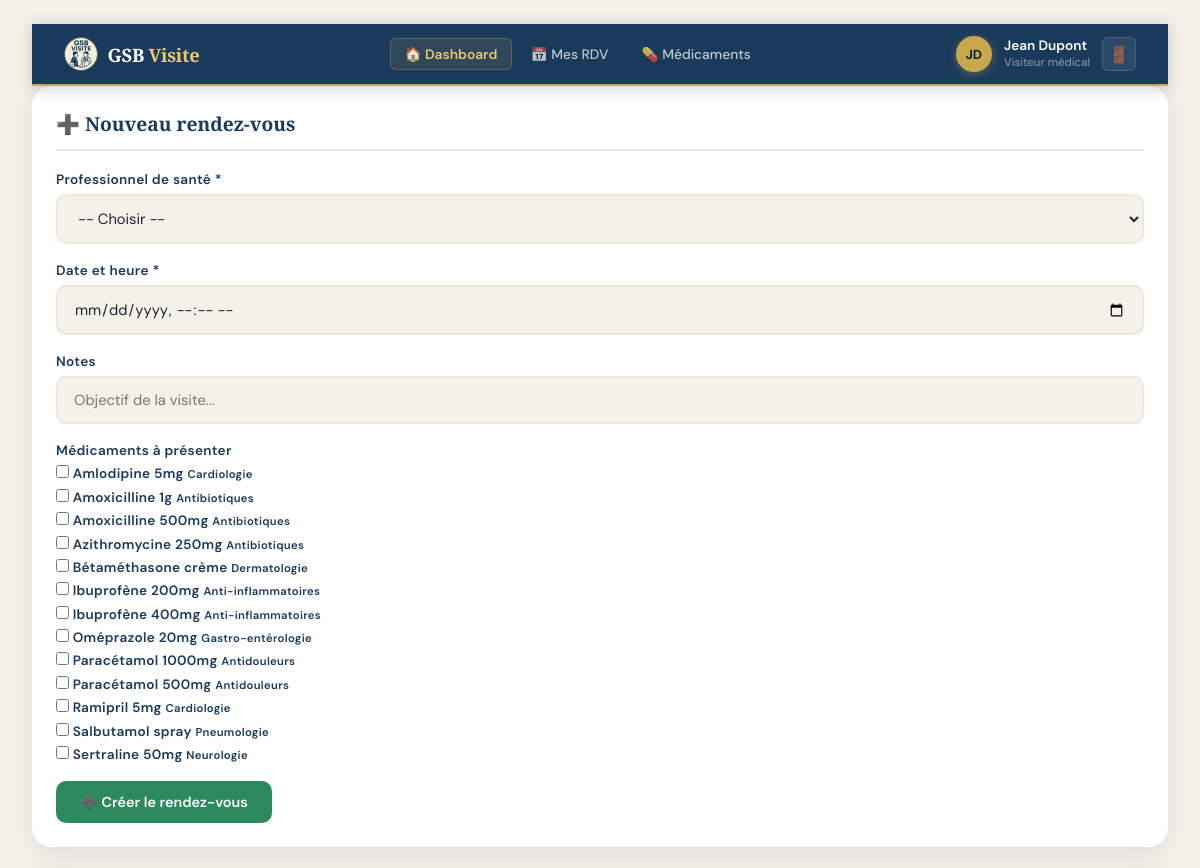
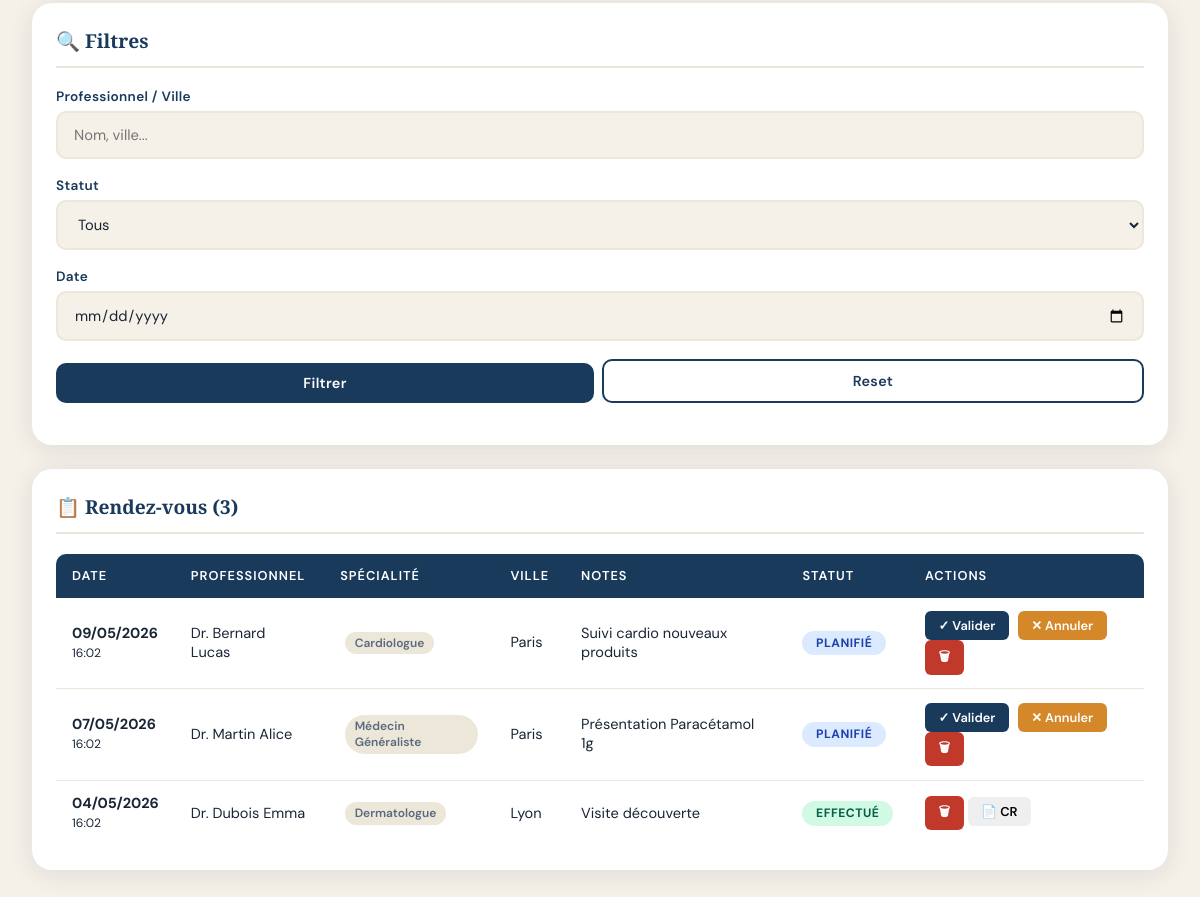
The page /rendez_vous.php (signed in) on the database its author committed (2 pictures, top to bottom).
### tables this page shows
CREATE TABLE utilisateurs (
    id             INT AUTO_INCREMENT PRIMARY KEY,
    nom            VARCHAR(50)  NOT NULL,
    prenom         VARCHAR(50)  NOT NULL,
    email          VARCHAR(100) NOT NULL UNIQUE,
    mot_de_passe   VARCHAR(255) NOT NULL,
    role           ENUM('visiteur','delegue','chef') DEFAULT 'visiteur',
    region_id      INT NULL,
    responsable_id INT NULL,
    actif          TINYINT(1) DEFAULT 1,
    cree_le        TIMESTAMP DEFAULT CURRENT_TIMESTAMP,
    FOREIGN KEY (region_id)      REFERENCES regions(id)      ON DELETE SET NULL,
    FOREIGN KEY (responsable_id) REFERENCES utilisateurs(id) ON DELETE SET NULL
);

CREATE TABLE medicaments (
    id          INT AUTO_INCREMENT PRIMARY KEY,
    code        VARCHAR(10)  NOT NULL UNIQUE,
    designation VARCHAR(255) NOT NULL,
    famille_id  INT NULL,
    prix        DECIMAL(10,2) NOT NULL,
    description TEXT,
    cree_le     TIMESTAMP DEFAULT CURRENT_TIMESTAMP,
    FOREIGN KEY (famille_id) REFERENCES familles(id) ON DELETE SET NULL
);

CREATE TABLE familles (
    id      INT AUTO_INCREMENT PRIMARY KEY,
    code    VARCHAR(10)  NOT NULL UNIQUE,
    libelle VARCHAR(100) NOT NULL
);

CREATE TABLE rendez_vous (
    id               INT AUTO_INCREMENT PRIMARY KEY,
    utilisateur_id   INT NOT NULL,
    professionnel_id INT NOT NULL,
    date_rdv         DATETIME NOT NULL,
    statut           ENUM('planifié','effectué','annulé') DEFAULT 'planifié',
    notes            TEXT,
    compte_rendu     TEXT,
    cree_le          TIMESTAMP DEFAULT CURRENT_TIMESTAMP,
    FOREIGN KEY (utilisateur_id)   REFERENCES utilisateurs(id)   ON DELETE CASCADE,
    FOREIGN KEY (professionnel_id) REFERENCES professionnels(id) ON DELETE CASCADE
);

CREATE TABLE professionnels (
    id        INT AUTO_INCREMENT PRIMARY KEY,
    code      VARCHAR(10)  NOT NULL UNIQUE,
    nom       VARCHAR(50)  NOT NULL,
    prenom    VARCHAR(50)  NOT NULL,
    metier    VARCHAR(100) NOT NULL,
    ville     VARCHAR(100) NOT NULL,
    adresse   TEXT,
    telephone VARCHAR(20),
    email     VARCHAR(150),
    region_id INT NULL,
    FOREIGN KEY (region_id) REFERENCES regions(id) ON DELETE SET NULL
);

### public/config.php (called while the page is built, shortened)
<?php
try {
    $pdo = new PDO(
        "mysql:host=" . DB_HOST . ";dbname=" . DB_NAME . ";charset=utf8mb4",
        DB_USER,
        DB_PASS,
        [
            PDO::ATTR_ERRMODE            => PDO::ERRMODE_EXCEPTION,
            PDO::ATTR_DEFAULT_FETCH_MODE => PDO::FETCH_ASSOC,
            PDO::ATTR_EMULATE_PREPARES   => false,
            PDO::MYSQL_ATTR_INIT_COMMAND => "SET NAMES utf8mb4"
        ]
    );
} catch (PDOException $e) {
    die("Erreur de connexion : " . $e->getMessage());
}
function isLoggedIn(): bool {
    return isset($_SESSION['user_id']);
}
function getCurrentUser(): ?array {
    global $pdo;
    $stmt = $pdo->prepare("SELECT u.*, r.nom as region_nom FROM utilisateurs u LEFT JOIN regions r ON u.region_id = r.id WHERE u.id = ?");
    $stmt->execute([$_SESSION['user_id']]);
    return $stmt->fetch() ?: null;
}
?>

### public/rendez_vous.php (the view, shortened to what this page needs)
<?php
require_once __DIR__ . '/config.php';
$uid  = $_SESSION['user_id'];
$role = $_SESSION['user_role'];
$search_prof   = trim($_GET['search_prof'] ?? '');
$filter_date   = $_GET['date'] ?? '';
$where = ['1=1'];
$params = [];
if ($role === 'visiteur') {
    $where[] = 'r.utilisateur_id = ?'; $params[] = $uid;
} elseif ($role === 'delegue') {
    $where[] = 'u.responsable_id = ?'; $params[] = $uid;
}
$sql = "
    SELECT r.*, p.nom as prof_nom, p.prenom as prof_prenom, p.metier, p.ville,
           u.nom as vis_nom, u.prenom as vis_prenom
    FROM rendez_vous r
    JOIN professionnels p ON r.professionnel_id = p.id
    JOIN utilisateurs u ON r.utilisateur_id = u.id
    WHERE " . implode(' AND ', $where) . "
    ORDER BY r.date_rdv DESC
";
$stmt = $pdo->prepare($sql);
$stmt->execute($params);
$rendezVous = $stmt->fetchAll();
$medicaments    = $pdo->query("SELECT m.*, f.libelle as famille FROM medicaments m LEFT JOIN familles f ON m.famille_id=f.id ORDER BY m.designation")->fetchAll();
?>
<!DOCTYPE html>
<html lang="fr">
<head>
    <link rel="stylesheet" href="style.css">
</head>
<body>
<div class="container">
    <?php include __DIR__ . '/header.php'; ?>
    <section class="card" style="padding:1.5rem; margin-bottom:1.5rem;">
        <h2>➕ Nouveau rendez-vous</h2>
        <form method="POST">
            <div class="form-grid-3">
                <div class="input-group">
                    <label>Professionnel de santé *</label>
                    <select name="professionnel_id" required class="form-control">
                        <option value="">-- Choisir --</option>
                    </select>
                </div>
                <div class="input-group">
                    <label>Date et heure *</label>
                    <input type="datetime-local" name="date_rdv" required class="form-control">
                </div>
                <div class="input-group">
                    <label>Notes</label>
                    <input type="text" name="notes" placeholder="Objectif de la visite..." class="form-control">
                </div>
            </div>
            <div class="input-group">
                <label>Médicaments à présenter</label>
                <div class="checkbox-grid">
                    <?php foreach ($medicaments as $med): ?>
                        <label class="checkbox-item">
                            <input type="checkbox" name="medicaments[]" value="<?= $med['id'] ?>">
                            <span><?= htmlspecialchars($med['designation']) ?></span>
                            <small class="famille-tag"><?= htmlspecialchars($med['famille'] ?? '') ?></small>
                        </label>
                    <?php endforeach; ?>
                </div>
            </div>
            <button type="submit" class="btn-add">➕ Créer le rendez-vous</button>
        </form>
    </section>
    <section class="card" style="padding:1.5rem; margin-bottom:1.5rem;">
        <h2>🔍 Filtres</h2>
        <form method="GET" action="index.php">
            <div class="form-grid-4">
                <div class="input-group">
                    <label>Professionnel / Ville</label>
                    <input type="text" name="search_prof" value="<?= htmlspecialchars($search_prof) ?>" placeholder="Nom, ville..." class="form-control">
                </div>
                <div class="input-group">
                    <label>Statut</label>
                    <select name="statut" class="form-control">
                        <option value="">Tous</option>
                    </select>
                </div>
                <div class="input-group">
                    <label>Date</label>
                    <input type="date" name="date" value="<?= htmlspecialchars($filter_date) ?>" class="form-control">
                </div>
                <div class="input-group" style="display:flex; align-items:flex-end; gap:0.5rem;">
                    <button type="submit" class="btn" style="flex:1;">Filtrer</button>
                    <a href="index.php?page=rendez_vous" class="btn btn-outline" style="flex:1; text-align:center;">Reset</a>
                </div>
            </div>
        </form>
    </section>
    <section class="card" style="padding:1.5rem;">
        <h2>📋 Rendez-vous (<?= count($rendezVous) ?>)</h2>
        <?php if (empty($rendezVous)): ?>
            <p style="color:var(--text-muted); text-align:center; padding:2rem;">Aucun rendez-vous trouvé.</p>
        <?php else: ?>
            <table class="table">
                <thead>
                    <tr>
                        <th>Date</th>
                        <th>Professionnel</th>
                        <th>Spécialité</th>
                        <th>Ville</th>
                        <th>Notes</th>
                        <th>Statut</th>
                        <th>Actions</th>
                    </tr>
                </thead>
                <tbody>
                    <?php foreach ($rendezVous as $rdv): ?>
                    <tr>
                        <td><strong><?= date('d/m/Y', strtotime($rdv['date_rdv'])) ?></strong><br><small><?= date('H:i', strtotime($rdv['date_rdv'])) ?></small></td>
                        <td>Dr. <?= htmlspecialchars($rdv['prof_nom'].' '.$rdv['prof_prenom']) ?></td>
                        <td><span class="badge-metier"><?= htmlspecialchars($rdv['metier']) ?></span></td>
                        <td><?= htmlspecialchars($rdv['ville']) ?></td>
                        <td><?= htmlspecialchars($rdv['notes'] ?? '') ?></td>
                        <td><span class="badge badge-<?= $rdv['statut'] ?>"><?= $rdv['statut'] ?></span></td>
                        <td>
                            <?php if ($rdv['statut'] === 'planifié'): ?>
                                <button class="btn-small btn-edit" onclick="openValiderModal(<?= $rdv['id'] ?>)">✓ Valider</button>
                                <form method="POST" style="display:inline;" onsubmit="return confirm('Annuler ce RDV ?')">
                                    <button type="submit" class="btn-small" style="background:#d4882a;color:white;">✕ Annuler</button>
                                </form>
                            <?php endif; ?>
                            <form method="POST" style="display:inline;" onsubmit="return confirm('Supprimer ?')">
                                <button type="submit" class="btn-small btn-danger">🗑</button>
                            </form>
                            <?php if ($rdv['compte_rendu']): ?>
                                <button class="btn-small btn-outline-sm" onclick="alert('<?= htmlspecialchars(addslashes($rdv['compte_rendu'])) ?>')">📄 CR</button>
                            <?php endif; ?>
                        </td>
                    </tr>
                    <?php endforeach; ?>
                </tbody>
            </table>
        <?php endif; ?>
    </section>
</div>
</body>
</html>

### public/header.php (shortened to what this page needs)
<?php
$user = getCurrentUser();
$role = $_SESSION['user_role'] ?? 'visiteur';
$currentPage = $_GET['page'] ?? 'dashboard';
?>
<div class="topbar">
    <div class="topbar-inner">
        <a href="index.php" class="topbar-brand">
            <img src="logo.png" alt="GSB" class="topbar-logo">
            <span class="topbar-brand-name">GSB <em>Visite</em></span>
        </a>
        <nav class="topbar-nav">
            <a href="index.php" class="topbar-link <?= $currentPage === 'dashboard' ? 'active' : '' ?>">🏠 Dashboard</a>
            <?php if ($role === 'visiteur'): ?>
                <a href="index.php?page=rendez_vous" class="topbar-link <?= $currentPage === 'rendez_vous' ? 'active' : '' ?>">📅 Mes RDV</a>
                <a href="index.php?page=medicaments" class="topbar-link <?= $currentPage === 'medicaments' ? 'active' : '' ?>">💊 Médicaments</a>
            <?php endif; ?>
        </nav>
        <div class="topbar-user">
            <div class="topbar-avatar">
                <?= strtoupper(substr($user['prenom'] ?? 'U', 0, 1) . substr($user['nom'] ?? 'N', 0, 1)) ?>
            </div>
            <div class="topbar-user-info">
                <span class="topbar-user-name"><?= htmlspecialchars($user['prenom'] ?? '') ?> <?= htmlspecialchars($user['nom'] ?? '') ?></span>
                <span class="topbar-user-role"><?= $role === 'chef' ? 'Chef régional' : ($role === 'delegue' ? 'Délégué régional' : 'Visiteur médical') ?></span>
            </div>
            <a href="index.php?page=logout" class="topbar-logout" title="Déconnexion">🚪</a>
        </div>
    </div>
</div>

### rows shown on the page
utilisateurs: prenom+nom "JD", prenom "Jean", nom "Dupont"
medicaments: designation "Amlodipine 5mg", famille.libelle "Cardiologie"
medicaments: designation "Amoxicilline 1g", famille.libelle "Antibiotiques"
medicaments: designation "Amoxicilline 500mg", famille.libelle "Antibiotiques"
medicaments: designation "Azithromycine 250mg", famille.libelle "Antibiotiques"
medicaments: designation "Bétaméthasone crème", famille.libelle "Dermatologie"
medicaments: designation "Ibuprofène 200mg", famille.libelle "Anti-inflammatoires"
medicaments: designation "Ibuprofène 400mg", famille.libelle "Anti-inflammatoires"
medicaments: designation "Oméprazole 20mg", famille.libelle "Gastro-entérologie"
medicaments: designation "Paracétamol 1000mg", famille.libelle "Antidouleurs"
medicaments: designation "Paracétamol 500mg", famille.libelle "Antidouleurs"
medicaments: designation "Ramipril 5mg", famille.libelle "Cardiologie"
medicaments: designation "Salbutamol spray", famille.libelle "Pneumologie"
medicaments: designation "Sertraline 50mg", famille.libelle "Neurologie"
rendez_vous: date_rdv "09/05/2026", date_rdv "16:02", professionnel.prenom "Bernard Lucas", professionnel.metier "Cardiologue", professionnel.ville "Paris", notes "Suivi cardio nouveaux produits", statut "PLANIFIÉ"
rendez_vous: date_rdv "07/05/2026", date_rdv "16:02", professionnel.prenom "Martin Alice", professionnel.metier "Médecin Généraliste", professionnel.ville "Paris", notes "Présentation Paracétamol 1g", statut "PLANIFIÉ"
rendez_vous: date_rdv "04/05/2026", date_rdv "16:02", professionnel.prenom "Dubois Emma", professionnel.metier "Dermatologue", professionnel.ville "Lyon", notes "Visite découverte", statut "EFFECTUÉ"

### other values the page prints
count($rendezVous) "3"
